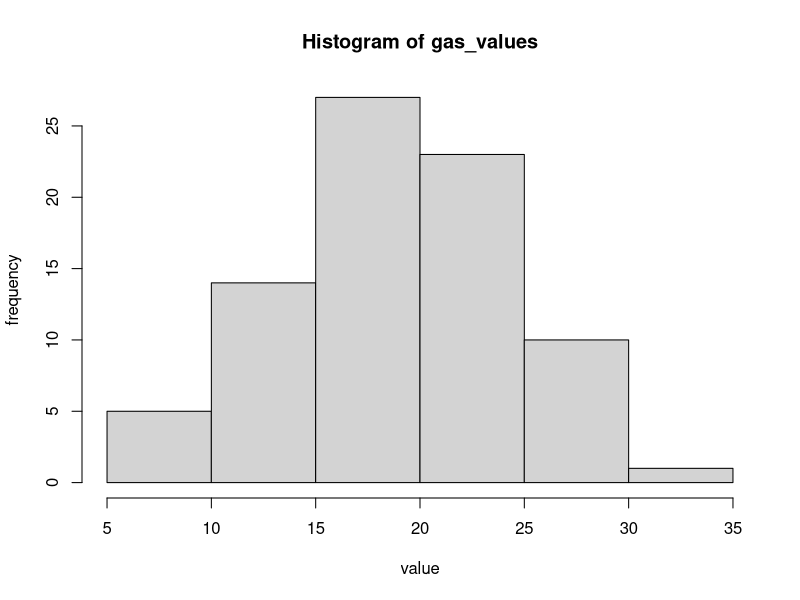
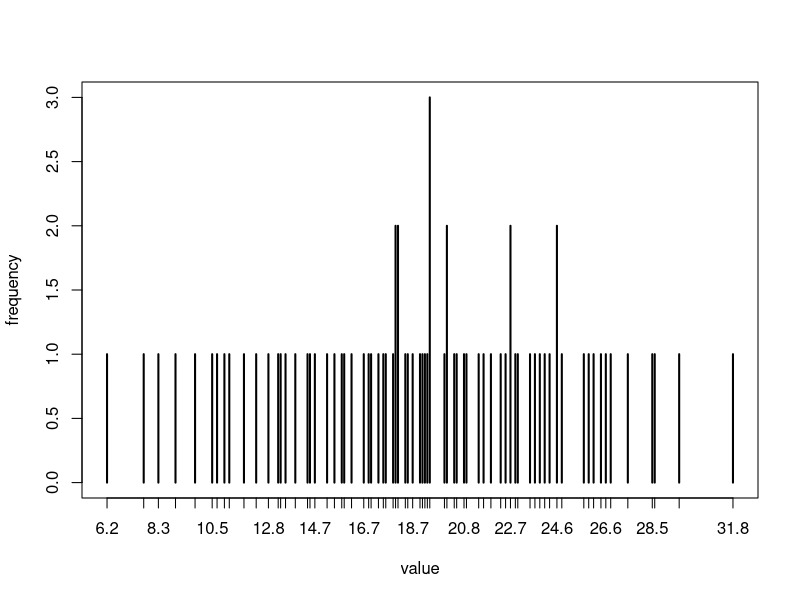
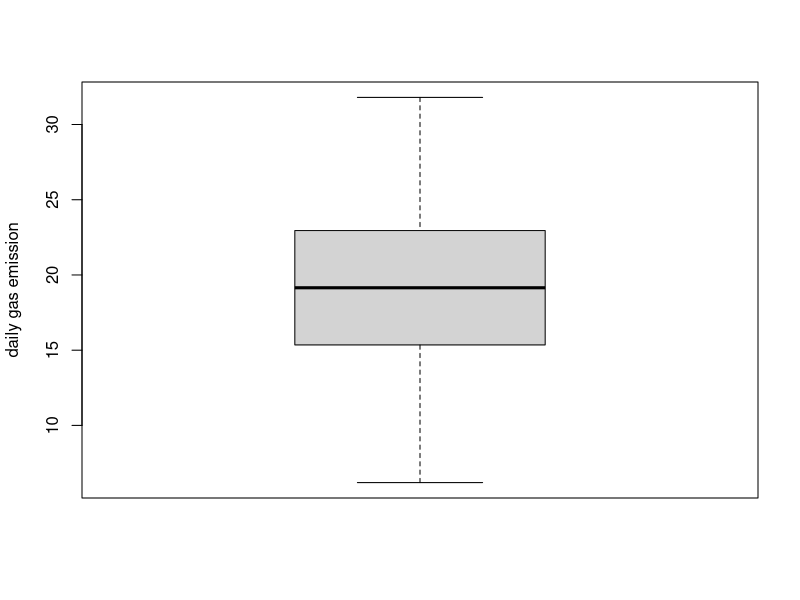
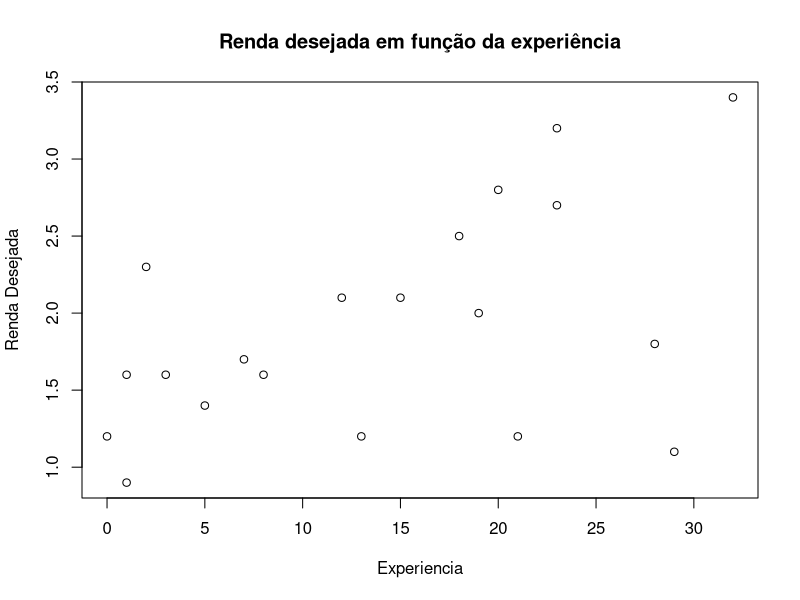
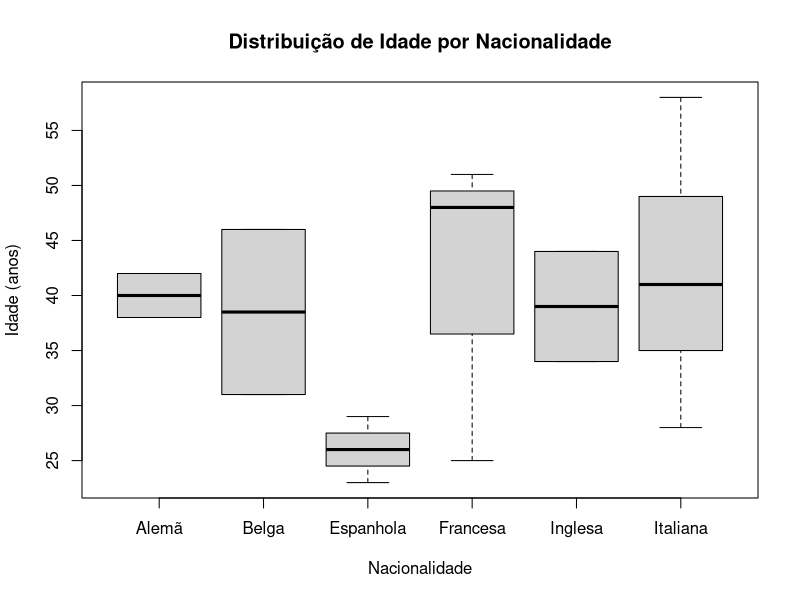
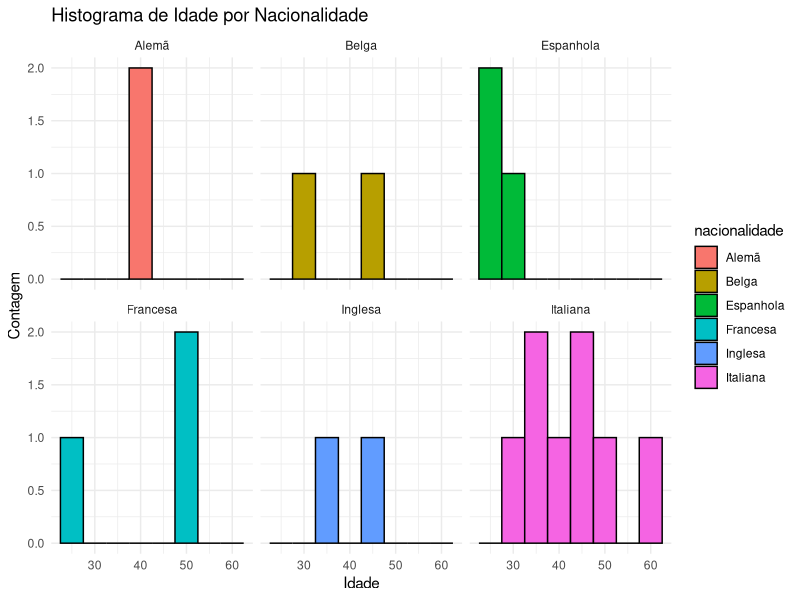
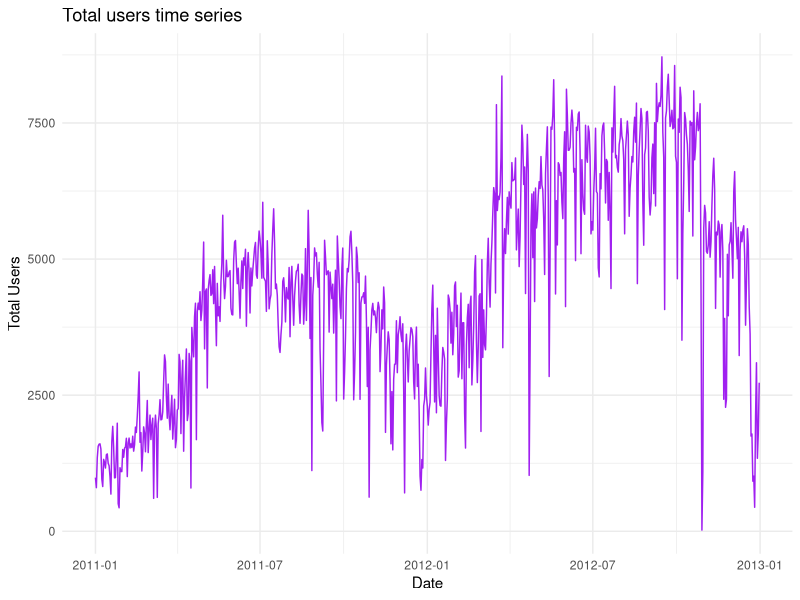
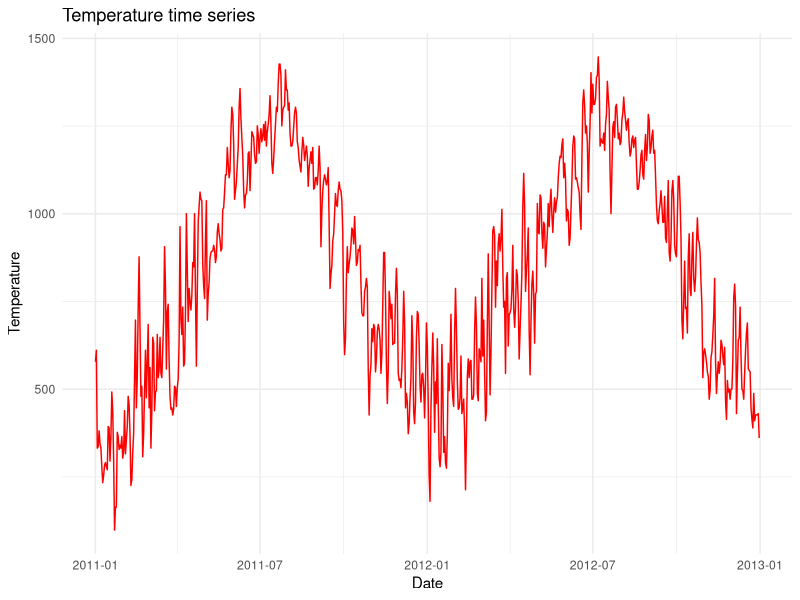

Recreate these plots in R, in order.
library(ggplot2) # if needed, please type 'install.packages("ggplot2")' in your R console

#############################################################
######################   QUESTION 1    ######################
#############################################################


# our data
gas_values <- c(15.8, 22.7, 26.8, 19.1, 18.5, 14.4, 8.3, 25.9, 26.4, 9.8, 21.9, 10.5, 17.3, 6.2, 18.0, 22.9, 24.6, 19.4, 12.3, 15.9, 20.1, 17.0, 22.3, 27.5, 23.9, 17.5, 11.0, 20.4, 16.2, 20.8, 20.9, 21.4, 18.0, 24.3, 11.8, 17.9, 18.7, 12.8, 15.5, 19.2, 13.9, 28.6, 19.4, 21.6, 13.5, 24.6, 20.0, 24.1, 9.0, 17.6, 25.7, 20.1, 13.2, 23.7, 10.7, 19.0, 14.5, 18.1, 31.8, 28.5, 22.7, 15.2, 23.0, 29.6, 11.2, 14.7, 20.5, 26.6, 13.3, 18.1, 24.8, 26.1, 7.7, 22.5, 19.3, 19.4, 16.7, 16.9, 23.5, 18.4)

# central tendency measures
mean(gas_values)
median(gas_values)

freq_table <- table(gas_values) # builds the ordered frequency table
gas_mode <- which.max(freq_table) # returns the value with the maximum frequency in the table (and also it's index)
gas_mode

# histogram
hist(gas_values, xlab="value", ylab="frequency") # for better visualization
plot(freq_table, xlab="value", ylab="frequency") # more detailed
# boxplot
boxplot(gas_values, ylab="daily gas emission")

# sorting for making things easier
gas_values <- sort(gas_values)
data_len <- length(gas_values) # there are 73 samples
# first quartile
q1 <- gas_values[(data_len+1)/4]
q1
# second quartile (median)
q2 <- median(gas_values)
q2
# third quartile
q3 <- gas_values[(data_len+1)*(3/4)]
q3

# declaring ppm > 25 condition
condition <- gas_values > 25
gas_above_limit <- gas_values[condition]
gas_above_limit
length(gas_above_limit) # 11 out of 73 days with gas emission above the limit. it's not exactly critical, but should be minimized


#############################################################
######################   QUESTION 2    ######################
#############################################################
# our data
idade <- c(28, 34, 46, 26, 37, 29, 51, 31, 39, 43, 58, 44, 25, 23, 52, 42, 48, 33, 38, 46)
nacionalidade <- c("Italiana", "Inglesa", "Belga", "Espanhola", "Italiana", "Espanhola", "Francesa", "Belga", "Italiana", "Italiana", "Italiana", "Inglesa", "Francesa", "Espanhola", "Italiana", "Alemã", "Francesa", "Italiana", "Alemã", "Italiana")
renda <- c(2.3, 1.6, 1.2, 0.9, 2.1, 1.6, 1.8, 1.4, 1.2, 2.8, 3.4, 2.7, 1.6, 1.2, 1.1, 2.5, 2.0, 1.7, 2.1, 3.2)
experiencia <- c(2, 8, 21, 1, 15, 3, 28, 5, 13, 20, 32, 23, 1, 0, 29, 18, 19, 7, 12, 23)

########### item 1 ###########
media_idade <- mean(idade)
media_renda <- mean(renda)
media_experiencia <- mean(experiencia)

mediana_idade <- median(idade)
mediana_renda <- median(renda)
mediana_experiencia <- median(experiencia)

dp_idade <- sd(idade)
dp_renda <- sd(renda)
dp_experiencia <- sd(experiencia)

########### item 2 ###########
df <- data.frame(idade, nacionalidade, renda, experiencia)

nac_media_renda <- tapply(df$renda, df$nacionalidade, mean)
nac_media_experiencia <- tapply(df$experiencia, df$nacionalidade, mean)

i_maior_renda <- which.max(nac_media_renda)
nac_maior_renda <- names(nac_media_renda[i_maior_renda])
print(paste("Nacionalidade com maior renda:", nac_maior_renda))

i_maior_experiencia <- which.max(nac_media_experiencia)
nac_maior_experiencia <- names(nac_media_experiencia[i_maior_experiencia])
print(paste("Nacionalidade com maior experiência:", nac_maior_experiencia))

########### item 3 ###########
pearson <- cor(df$renda, df$experiencia)
print(paste("Coeficiente de correlação de Pearson entre experiência e renda:", pearson))
plot(df$experiencia, df$renda, main = "Renda desejada em função da experiência", xlab = "Experiencia", ylab = "Renda Desejada")

########### item 4 ###########
selecionados <- subset(df, df$renda < 2 & df$experiencia >= 10)

num_selecionados <- nrow(selecionados)
print(paste("Numero de candidatos selecionados:", num_selecionados))

print(selecionados$nacionalidade)
print(selecionados$idade)

########### item 5 ###########
boxplot(idade ~ nacionalidade,
        data = df,
        main = "Distribuição de Idade por Nacionalidade",
        xlab = "Nacionalidade",
        ylab = "Idade (anos)"
)

ggplot(df, aes(x = idade, fill = nacionalidade)) + geom_histogram(binwidth = 5, color = "black") + facet_wrap(~ nacionalidade) + labs(title = "Histograma de Idade por Nacionalidade", x = "Idade", y = "Contagem") + theme_minimal()

#############################################################
######################   QUESTION 3    ######################
#############################################################


# importing dataset
bike_sharing <- read.csv("HW1_bike_sharing.csv")
bike_sharing
 
########### item 2 ###########
attach(bike_sharing)

# temperature
temp_median <- median(temp)
temp_mean <- mean(temp)
temp_q1 <- temp[(length(temp))/4]
temp_q2 <- median(temp)
temp_q3 <- temp[(length(temp))*(3/4)]

# number of casual users
casual_median <- median(casual)
casual_mean <- mean(casual)
casual_q1 <- casual[(length(casual))/4]
casual_q2 <- median(casual)
casual_q3 <- casual[(length(casual))*(3/4)]

# number of registered users
reg_median <- median(registered)
reg_mean <- mean(registered)
reg_q1 <- registered[(length(registered))/4]
reg_q2 <- median(registered)
reg_q3 <- registered[(length(registered))*(3/4)]

# table 
atrb_median <- c(temp_median, casual_median, reg_median)
atrb_mean <- c(temp_mean, casual_mean, reg_mean)
atrb_q1 <- c(temp_q1, casual_q1, reg_q1)
atrb_q2 <- c(temp_q2, casual_q2, reg_q2)
atrb_q3 <- c(temp_q3, casual_q3, reg_q3)
tab <- cbind(atrb_median, atrb_mean, atrb_q1, atrb_q2, atrb_q3)
dimnames(tab) <- list(Attribute = c("temperature", "casual users", "registered users"), Measures = c("median", "mean", "Q1", "Q2", "Q3"))

tab # table 

########### item 3 ###########



########### item 4 ###########

total_users <- casual + registered
real_temp <- temp*41

dates <- as.Date(dteday)
users_ts <- data.frame(Date=dates, Users=total_users)
temp_ts <- data.frame(Date=dates, Temp=real_temp)

ggplot(users_ts, aes(x = Date, y = Users)) + geom_line(color = "purple") + labs(title = "Total users time series", x = "Date", y = "Total Users") + theme_minimal()
ggplot(temp_ts, aes(x = Date, y = Temp)) + geom_line(color = "red") + labs(title = "Temperature time series", x = "Date", y = "Temperature") + theme_minimal()
